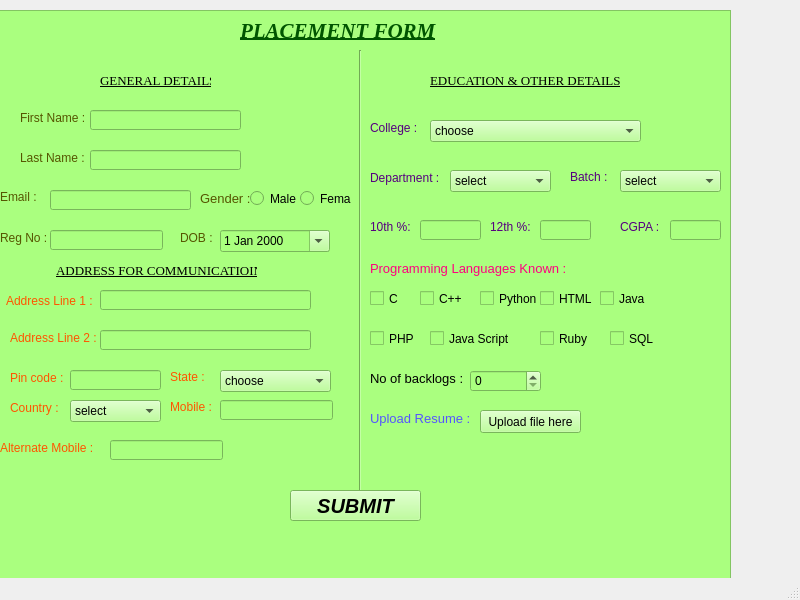
<?xml version="1.0" encoding="UTF-8"?>
<ui version="4.0">
 <class>MainWindow</class>
 <widget class="QMainWindow" name="MainWindow">
  <property name="geometry">
   <rect>
    <x>0</x>
    <y>0</y>
    <width>800</width>
    <height>600</height>
   </rect>
  </property>
  <property name="windowTitle">
   <string>MainWindow</string>
  </property>
  <widget class="QWidget" name="centralwidget">
   <widget class="QFrame" name="frame">
    <property name="geometry">
     <rect>
      <x>-10</x>
      <y>10</y>
      <width>741</width>
      <height>581</height>
     </rect>
    </property>
    <property name="styleSheet">
     <string notr="true">background-color: rgb(170, 255, 127);</string>
    </property>
    <property name="frameShape">
     <enum>QFrame::StyledPanel</enum>
    </property>
    <property name="frameShadow">
     <enum>QFrame::Raised</enum>
    </property>
    <widget class="QLabel" name="label">
     <property name="geometry">
      <rect>
       <x>250</x>
       <y>10</y>
       <width>221</width>
       <height>21</height>
      </rect>
     </property>
     <property name="font">
      <font>
       <family>Times New Roman</family>
       <pointsize>16</pointsize>
       <weight>75</weight>
       <italic>true</italic>
       <bold>true</bold>
       <underline>true</underline>
      </font>
     </property>
     <property name="styleSheet">
      <string notr="true">color: rgb(0, 85, 0);</string>
     </property>
     <property name="text">
      <string>PLACEMENT FORM</string>
     </property>
    </widget>
    <widget class="Line" name="line">
     <property name="geometry">
      <rect>
       <x>360</x>
       <y>40</y>
       <width>20</width>
       <height>441</height>
      </rect>
     </property>
     <property name="orientation">
      <enum>Qt::Vertical</enum>
     </property>
    </widget>
    <widget class="QLabel" name="label_2">
     <property name="geometry">
      <rect>
       <x>110</x>
       <y>60</y>
       <width>111</width>
       <height>20</height>
      </rect>
     </property>
     <property name="font">
      <font>
       <family>Times New Roman</family>
       <pointsize>10</pointsize>
       <underline>true</underline>
      </font>
     </property>
     <property name="text">
      <string>GENERAL DETAILS</string>
     </property>
    </widget>
    <widget class="QLabel" name="label_3">
     <property name="geometry">
      <rect>
       <x>440</x>
       <y>60</y>
       <width>191</width>
       <height>20</height>
      </rect>
     </property>
     <property name="font">
      <font>
       <family>Times New Roman</family>
       <pointsize>10</pointsize>
       <underline>true</underline>
      </font>
     </property>
     <property name="text">
      <string>EDUCATION &amp; OTHER DETAILS</string>
     </property>
    </widget>
    <widget class="QLabel" name="label_4">
     <property name="geometry">
      <rect>
       <x>30</x>
       <y>100</y>
       <width>71</width>
       <height>16</height>
      </rect>
     </property>
     <property name="font">
      <font>
       <pointsize>9</pointsize>
      </font>
     </property>
     <property name="styleSheet">
      <string notr="true">color: rgb(85, 85, 0);</string>
     </property>
     <property name="text">
      <string>First Name :</string>
     </property>
    </widget>
    <widget class="QLabel" name="label_5">
     <property name="geometry">
      <rect>
       <x>30</x>
       <y>140</y>
       <width>71</width>
       <height>16</height>
      </rect>
     </property>
     <property name="font">
      <font>
       <pointsize>9</pointsize>
      </font>
     </property>
     <property name="styleSheet">
      <string notr="true">color: rgb(85, 85, 0);</string>
     </property>
     <property name="text">
      <string>Last Name :</string>
     </property>
    </widget>
    <widget class="QLabel" name="label_6">
     <property name="geometry">
      <rect>
       <x>10</x>
       <y>220</y>
       <width>47</width>
       <height>16</height>
      </rect>
     </property>
     <property name="font">
      <font>
       <pointsize>9</pointsize>
      </font>
     </property>
     <property name="styleSheet">
      <string notr="true">color: rgb(85, 85, 0);</string>
     </property>
     <property name="text">
      <string>Reg No :</string>
     </property>
    </widget>
    <widget class="QLabel" name="label_7">
     <property name="geometry">
      <rect>
       <x>10</x>
       <y>180</y>
       <width>47</width>
       <height>13</height>
      </rect>
     </property>
     <property name="font">
      <font>
       <pointsize>9</pointsize>
      </font>
     </property>
     <property name="styleSheet">
      <string notr="true">color: rgb(85, 85, 0);</string>
     </property>
     <property name="text">
      <string>Email :</string>
     </property>
    </widget>
    <widget class="QLabel" name="label_8">
     <property name="geometry">
      <rect>
       <x>66</x>
       <y>250</y>
       <width>201</width>
       <height>20</height>
      </rect>
     </property>
     <property name="font">
      <font>
       <family>Times New Roman</family>
       <pointsize>10</pointsize>
       <underline>true</underline>
      </font>
     </property>
     <property name="text">
      <string>ADDRESS FOR COMMUNICATIOIN</string>
     </property>
    </widget>
    <widget class="QLabel" name="label_9">
     <property name="geometry">
      <rect>
       <x>16</x>
       <y>280</y>
       <width>91</width>
       <height>21</height>
      </rect>
     </property>
     <property name="font">
      <font>
       <pointsize>9</pointsize>
      </font>
     </property>
     <property name="styleSheet">
      <string notr="true">color: rgb(255, 85, 0);</string>
     </property>
     <property name="text">
      <string>Address Line 1 :</string>
     </property>
    </widget>
    <widget class="QLabel" name="label_10">
     <property name="geometry">
      <rect>
       <x>20</x>
       <y>320</y>
       <width>91</width>
       <height>16</height>
      </rect>
     </property>
     <property name="font">
      <font>
       <pointsize>9</pointsize>
      </font>
     </property>
     <property name="styleSheet">
      <string notr="true">color:rgb(255, 85, 0)</string>
     </property>
     <property name="text">
      <string>Address Line 2 :</string>
     </property>
    </widget>
    <widget class="QLabel" name="label_11">
     <property name="geometry">
      <rect>
       <x>20</x>
       <y>360</y>
       <width>61</width>
       <height>16</height>
      </rect>
     </property>
     <property name="font">
      <font>
       <pointsize>9</pointsize>
      </font>
     </property>
     <property name="styleSheet">
      <string notr="true">color: rgb(255, 85, 0);</string>
     </property>
     <property name="text">
      <string>Pin code :</string>
     </property>
    </widget>
    <widget class="QLabel" name="label_12">
     <property name="geometry">
      <rect>
       <x>180</x>
       <y>360</y>
       <width>47</width>
       <height>13</height>
      </rect>
     </property>
     <property name="font">
      <font>
       <pointsize>9</pointsize>
      </font>
     </property>
     <property name="styleSheet">
      <string notr="true">color: rgb(255, 85, 0);</string>
     </property>
     <property name="text">
      <string>State : </string>
     </property>
    </widget>
    <widget class="QLabel" name="label_13">
     <property name="geometry">
      <rect>
       <x>20</x>
       <y>390</y>
       <width>61</width>
       <height>16</height>
      </rect>
     </property>
     <property name="font">
      <font>
       <pointsize>9</pointsize>
      </font>
     </property>
     <property name="styleSheet">
      <string notr="true">color: rgb(255, 85, 0);</string>
     </property>
     <property name="text">
      <string>Country :</string>
     </property>
    </widget>
    <widget class="QLabel" name="label_14">
     <property name="geometry">
      <rect>
       <x>180</x>
       <y>390</y>
       <width>47</width>
       <height>13</height>
      </rect>
     </property>
     <property name="font">
      <font>
       <pointsize>9</pointsize>
      </font>
     </property>
     <property name="styleSheet">
      <string notr="true">color: rgb(255, 85, 0);</string>
     </property>
     <property name="text">
      <string>Mobile :</string>
     </property>
    </widget>
    <widget class="QLabel" name="label_15">
     <property name="geometry">
      <rect>
       <x>10</x>
       <y>430</y>
       <width>101</width>
       <height>16</height>
      </rect>
     </property>
     <property name="font">
      <font>
       <pointsize>9</pointsize>
      </font>
     </property>
     <property name="styleSheet">
      <string notr="true">color: rgb(255, 85, 0);</string>
     </property>
     <property name="text">
      <string>Alternate Mobile :</string>
     </property>
    </widget>
    <widget class="QLabel" name="label_16">
     <property name="geometry">
      <rect>
       <x>380</x>
       <y>110</y>
       <width>47</width>
       <height>16</height>
      </rect>
     </property>
     <property name="font">
      <font>
       <pointsize>9</pointsize>
      </font>
     </property>
     <property name="styleSheet">
      <string notr="true">color: rgb(85, 0, 127);</string>
     </property>
     <property name="text">
      <string>College : </string>
     </property>
    </widget>
    <widget class="QLabel" name="label_17">
     <property name="geometry">
      <rect>
       <x>380</x>
       <y>160</y>
       <width>81</width>
       <height>16</height>
      </rect>
     </property>
     <property name="font">
      <font>
       <pointsize>9</pointsize>
      </font>
     </property>
     <property name="styleSheet">
      <string notr="true">color:rgb(85, 0, 127)</string>
     </property>
     <property name="text">
      <string>Department :</string>
     </property>
    </widget>
    <widget class="QLabel" name="label_18">
     <property name="geometry">
      <rect>
       <x>580</x>
       <y>160</y>
       <width>47</width>
       <height>13</height>
      </rect>
     </property>
     <property name="font">
      <font>
       <pointsize>9</pointsize>
      </font>
     </property>
     <property name="styleSheet">
      <string notr="true">color: rgb(85, 0, 127);</string>
     </property>
     <property name="text">
      <string>Batch : </string>
     </property>
    </widget>
    <widget class="QLabel" name="label_19">
     <property name="geometry">
      <rect>
       <x>380</x>
       <y>210</y>
       <width>47</width>
       <height>13</height>
      </rect>
     </property>
     <property name="font">
      <font>
       <pointsize>9</pointsize>
      </font>
     </property>
     <property name="styleSheet">
      <string notr="true">color: rgb(85, 0, 127);</string>
     </property>
     <property name="text">
      <string>10th %:</string>
     </property>
    </widget>
    <widget class="QLabel" name="label_20">
     <property name="geometry">
      <rect>
       <x>500</x>
       <y>210</y>
       <width>47</width>
       <height>13</height>
      </rect>
     </property>
     <property name="font">
      <font>
       <pointsize>9</pointsize>
      </font>
     </property>
     <property name="styleSheet">
      <string notr="true">color: rgb(85, 0, 127);</string>
     </property>
     <property name="text">
      <string>12th %:</string>
     </property>
    </widget>
    <widget class="QLabel" name="label_21">
     <property name="geometry">
      <rect>
       <x>630</x>
       <y>210</y>
       <width>47</width>
       <height>13</height>
      </rect>
     </property>
     <property name="font">
      <font>
       <pointsize>9</pointsize>
      </font>
     </property>
     <property name="styleSheet">
      <string notr="true">color: rgb(85, 0, 127);</string>
     </property>
     <property name="text">
      <string>CGPA :</string>
     </property>
    </widget>
    <widget class="QLineEdit" name="lineEdit">
     <property name="geometry">
      <rect>
       <x>100</x>
       <y>100</y>
       <width>151</width>
       <height>20</height>
      </rect>
     </property>
    </widget>
    <widget class="QLineEdit" name="lineEdit_2">
     <property name="geometry">
      <rect>
       <x>100</x>
       <y>140</y>
       <width>151</width>
       <height>20</height>
      </rect>
     </property>
    </widget>
    <widget class="QLineEdit" name="lineEdit_3">
     <property name="geometry">
      <rect>
       <x>60</x>
       <y>220</y>
       <width>113</width>
       <height>20</height>
      </rect>
     </property>
    </widget>
    <widget class="QLineEdit" name="lineEdit_4">
     <property name="geometry">
      <rect>
       <x>60</x>
       <y>180</y>
       <width>141</width>
       <height>20</height>
      </rect>
     </property>
    </widget>
    <widget class="QLineEdit" name="lineEdit_5">
     <property name="geometry">
      <rect>
       <x>110</x>
       <y>280</y>
       <width>211</width>
       <height>20</height>
      </rect>
     </property>
    </widget>
    <widget class="QLineEdit" name="lineEdit_6">
     <property name="geometry">
      <rect>
       <x>110</x>
       <y>320</y>
       <width>211</width>
       <height>20</height>
      </rect>
     </property>
    </widget>
    <widget class="QLineEdit" name="lineEdit_7">
     <property name="geometry">
      <rect>
       <x>80</x>
       <y>360</y>
       <width>91</width>
       <height>20</height>
      </rect>
     </property>
    </widget>
    <widget class="QComboBox" name="comboBox">
     <property name="geometry">
      <rect>
       <x>230</x>
       <y>360</y>
       <width>111</width>
       <height>22</height>
      </rect>
     </property>
     <item>
      <property name="text">
       <string>choose</string>
      </property>
     </item>
     <item>
      <property name="text">
       <string>TamilNadu</string>
      </property>
     </item>
     <item>
      <property name="text">
       <string>Andhra Pradesh</string>
      </property>
     </item>
     <item>
      <property name="text">
       <string>Karnataka</string>
      </property>
     </item>
     <item>
      <property name="text">
       <string>Uttar Pradesh</string>
      </property>
     </item>
     <item>
      <property name="text">
       <string>Delhi</string>
      </property>
     </item>
     <item>
      <property name="text">
       <string>Hyderabad</string>
      </property>
     </item>
    </widget>
    <widget class="QComboBox" name="comboBox_2">
     <property name="geometry">
      <rect>
       <x>80</x>
       <y>390</y>
       <width>91</width>
       <height>22</height>
      </rect>
     </property>
     <item>
      <property name="text">
       <string>select</string>
      </property>
     </item>
     <item>
      <property name="text">
       <string>India</string>
      </property>
     </item>
     <item>
      <property name="text">
       <string>Pakistan</string>
      </property>
     </item>
     <item>
      <property name="text">
       <string>Australia</string>
      </property>
     </item>
     <item>
      <property name="text">
       <string>Italy</string>
      </property>
     </item>
    </widget>
    <widget class="QComboBox" name="comboBox_3">
     <property name="geometry">
      <rect>
       <x>440</x>
       <y>110</y>
       <width>211</width>
       <height>22</height>
      </rect>
     </property>
     <item>
      <property name="text">
       <string>choose</string>
      </property>
     </item>
     <item>
      <property name="text">
       <string>Saveetha Engineering College</string>
      </property>
     </item>
     <item>
      <property name="text">
       <string>Rajalakshmi Engineering College</string>
      </property>
     </item>
     <item>
      <property name="text">
       <string>Panimalar Engineering College</string>
      </property>
     </item>
     <item>
      <property name="text">
       <string>SVCE</string>
      </property>
     </item>
     <item>
      <property name="text">
       <string>SSN</string>
      </property>
     </item>
     <item>
      <property name="text">
       <string>Loyola </string>
      </property>
     </item>
    </widget>
    <widget class="QComboBox" name="comboBox_4">
     <property name="geometry">
      <rect>
       <x>630</x>
       <y>160</y>
       <width>101</width>
       <height>22</height>
      </rect>
     </property>
     <item>
      <property name="text">
       <string>select</string>
      </property>
     </item>
     <item>
      <property name="text">
       <string>2015-2019</string>
      </property>
     </item>
     <item>
      <property name="text">
       <string>2016-2020</string>
      </property>
     </item>
     <item>
      <property name="text">
       <string>2017-2021</string>
      </property>
     </item>
     <item>
      <property name="text">
       <string>2018-2022</string>
      </property>
     </item>
     <item>
      <property name="text">
       <string>2019-2023</string>
      </property>
     </item>
     <item>
      <property name="text">
       <string>2020-2024</string>
      </property>
     </item>
    </widget>
    <widget class="QComboBox" name="comboBox_5">
     <property name="geometry">
      <rect>
       <x>460</x>
       <y>160</y>
       <width>101</width>
       <height>22</height>
      </rect>
     </property>
     <item>
      <property name="text">
       <string>select</string>
      </property>
     </item>
     <item>
      <property name="text">
       <string>CSE</string>
      </property>
     </item>
     <item>
      <property name="text">
       <string>ECE</string>
      </property>
     </item>
     <item>
      <property name="text">
       <string>IT</string>
      </property>
     </item>
     <item>
      <property name="text">
       <string>EEE</string>
      </property>
     </item>
     <item>
      <property name="text">
       <string>BME</string>
      </property>
     </item>
     <item>
      <property name="text">
       <string>Mchanical</string>
      </property>
     </item>
    </widget>
    <widget class="QLineEdit" name="lineEdit_8">
     <property name="geometry">
      <rect>
       <x>430</x>
       <y>210</y>
       <width>61</width>
       <height>20</height>
      </rect>
     </property>
    </widget>
    <widget class="QLineEdit" name="lineEdit_9">
     <property name="geometry">
      <rect>
       <x>550</x>
       <y>210</y>
       <width>51</width>
       <height>20</height>
      </rect>
     </property>
    </widget>
    <widget class="QLineEdit" name="lineEdit_10">
     <property name="geometry">
      <rect>
       <x>680</x>
       <y>210</y>
       <width>51</width>
       <height>20</height>
      </rect>
     </property>
    </widget>
    <widget class="QLabel" name="label_22">
     <property name="geometry">
      <rect>
       <x>190</x>
       <y>220</y>
       <width>41</width>
       <height>16</height>
      </rect>
     </property>
     <property name="font">
      <font>
       <pointsize>9</pointsize>
      </font>
     </property>
     <property name="styleSheet">
      <string notr="true">color: rgb(85, 85, 0);</string>
     </property>
     <property name="text">
      <string>DOB :</string>
     </property>
    </widget>
    <widget class="QDateEdit" name="dateEdit">
     <property name="geometry">
      <rect>
       <x>230</x>
       <y>220</y>
       <width>110</width>
       <height>22</height>
      </rect>
     </property>
     <property name="calendarPopup">
      <bool>true</bool>
     </property>
    </widget>
    <widget class="QLineEdit" name="lineEdit_11">
     <property name="geometry">
      <rect>
       <x>230</x>
       <y>390</y>
       <width>113</width>
       <height>20</height>
      </rect>
     </property>
    </widget>
    <widget class="QLineEdit" name="lineEdit_12">
     <property name="geometry">
      <rect>
       <x>120</x>
       <y>430</y>
       <width>113</width>
       <height>20</height>
      </rect>
     </property>
    </widget>
    <widget class="QPushButton" name="pushButton">
     <property name="geometry">
      <rect>
       <x>300</x>
       <y>480</y>
       <width>131</width>
       <height>31</height>
      </rect>
     </property>
     <property name="font">
      <font>
       <family>Arial</family>
       <pointsize>15</pointsize>
       <weight>75</weight>
       <italic>true</italic>
       <bold>true</bold>
      </font>
     </property>
     <property name="text">
      <string>SUBMIT</string>
     </property>
    </widget>
    <widget class="QLabel" name="label_23">
     <property name="geometry">
      <rect>
       <x>380</x>
       <y>250</y>
       <width>201</width>
       <height>16</height>
      </rect>
     </property>
     <property name="font">
      <font>
       <pointsize>10</pointsize>
      </font>
     </property>
     <property name="styleSheet">
      <string notr="true">color: rgb(170, 0, 0);
color: rgb(255, 0, 127);</string>
     </property>
     <property name="text">
      <string>Programming Languages Known :</string>
     </property>
    </widget>
    <widget class="QCheckBox" name="checkBox">
     <property name="geometry">
      <rect>
       <x>380</x>
       <y>280</y>
       <width>70</width>
       <height>17</height>
      </rect>
     </property>
     <property name="text">
      <string>C</string>
     </property>
    </widget>
    <widget class="QCheckBox" name="checkBox_2">
     <property name="geometry">
      <rect>
       <x>430</x>
       <y>280</y>
       <width>70</width>
       <height>17</height>
      </rect>
     </property>
     <property name="text">
      <string>C++</string>
     </property>
    </widget>
    <widget class="QCheckBox" name="checkBox_3">
     <property name="geometry">
      <rect>
       <x>490</x>
       <y>280</y>
       <width>70</width>
       <height>17</height>
      </rect>
     </property>
     <property name="text">
      <string>Python</string>
     </property>
    </widget>
    <widget class="QCheckBox" name="checkBox_4">
     <property name="geometry">
      <rect>
       <x>550</x>
       <y>280</y>
       <width>70</width>
       <height>17</height>
      </rect>
     </property>
     <property name="text">
      <string>HTML</string>
     </property>
    </widget>
    <widget class="QCheckBox" name="checkBox_5">
     <property name="geometry">
      <rect>
       <x>610</x>
       <y>280</y>
       <width>70</width>
       <height>17</height>
      </rect>
     </property>
     <property name="text">
      <string>Java</string>
     </property>
    </widget>
    <widget class="QCheckBox" name="checkBox_6">
     <property name="geometry">
      <rect>
       <x>440</x>
       <y>320</y>
       <width>81</width>
       <height>17</height>
      </rect>
     </property>
     <property name="text">
      <string>Java Script</string>
     </property>
    </widget>
    <widget class="QCheckBox" name="checkBox_7">
     <property name="geometry">
      <rect>
       <x>380</x>
       <y>320</y>
       <width>51</width>
       <height>17</height>
      </rect>
     </property>
     <property name="text">
      <string>PHP</string>
     </property>
    </widget>
    <widget class="QCheckBox" name="checkBox_8">
     <property name="geometry">
      <rect>
       <x>550</x>
       <y>320</y>
       <width>70</width>
       <height>17</height>
      </rect>
     </property>
     <property name="text">
      <string>Ruby</string>
     </property>
    </widget>
    <widget class="QLabel" name="label_25">
     <property name="geometry">
      <rect>
       <x>210</x>
       <y>180</y>
       <width>51</width>
       <height>16</height>
      </rect>
     </property>
     <property name="font">
      <font>
       <family>Arial</family>
       <pointsize>10</pointsize>
      </font>
     </property>
     <property name="styleSheet">
      <string notr="true">color: rgb(85, 85, 0);</string>
     </property>
     <property name="text">
      <string>Gender : </string>
     </property>
    </widget>
    <widget class="QRadioButton" name="radioButton">
     <property name="geometry">
      <rect>
       <x>260</x>
       <y>180</y>
       <width>82</width>
       <height>17</height>
      </rect>
     </property>
     <property name="text">
      <string>Male</string>
     </property>
    </widget>
    <widget class="QRadioButton" name="radioButton_2">
     <property name="geometry">
      <rect>
       <x>310</x>
       <y>180</y>
       <width>51</width>
       <height>17</height>
      </rect>
     </property>
     <property name="text">
      <string>Female</string>
     </property>
    </widget>
    <widget class="QCheckBox" name="checkBox_9">
     <property name="geometry">
      <rect>
       <x>620</x>
       <y>320</y>
       <width>70</width>
       <height>17</height>
      </rect>
     </property>
     <property name="text">
      <string>SQL</string>
     </property>
    </widget>
    <widget class="QLabel" name="label_24">
     <property name="geometry">
      <rect>
       <x>380</x>
       <y>360</y>
       <width>101</width>
       <height>16</height>
      </rect>
     </property>
     <property name="font">
      <font>
       <pointsize>10</pointsize>
      </font>
     </property>
     <property name="text">
      <string>No of backlogs :</string>
     </property>
    </widget>
    <widget class="QSpinBox" name="spinBox">
     <property name="geometry">
      <rect>
       <x>480</x>
       <y>360</y>
       <width>71</width>
       <height>22</height>
      </rect>
     </property>
    </widget>
    <widget class="QLabel" name="label_26">
     <property name="geometry">
      <rect>
       <x>380</x>
       <y>400</y>
       <width>101</width>
       <height>16</height>
      </rect>
     </property>
     <property name="font">
      <font>
       <pointsize>10</pointsize>
      </font>
     </property>
     <property name="styleSheet">
      <string notr="true">color: rgb(85, 85, 255);</string>
     </property>
     <property name="text">
      <string>Upload Resume :</string>
     </property>
    </widget>
    <widget class="QPushButton" name="pushButton_2">
     <property name="geometry">
      <rect>
       <x>490</x>
       <y>400</y>
       <width>101</width>
       <height>23</height>
      </rect>
     </property>
     <property name="font">
      <font>
       <pointsize>9</pointsize>
      </font>
     </property>
     <property name="text">
      <string>Upload file here</string>
     </property>
    </widget>
   </widget>
  </widget>
  <widget class="QMenuBar" name="menubar">
   <property name="geometry">
    <rect>
     <x>0</x>
     <y>0</y>
     <width>800</width>
     <height>21</height>
    </rect>
   </property>
  </widget>
  <widget class="QStatusBar" name="statusbar"/>
 </widget>
 <resources/>
 <connections/>
</ui>
